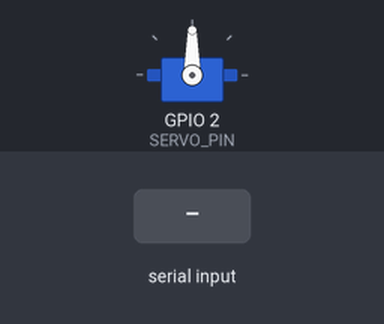
A sketch run on a simulated ESP32. On the bench: servo. The inputs (shaded band) are chosen by the test bench.

Above: at 1.2 s.
1.3 s: "30,150\n" received over Serial
At 2.1 s:
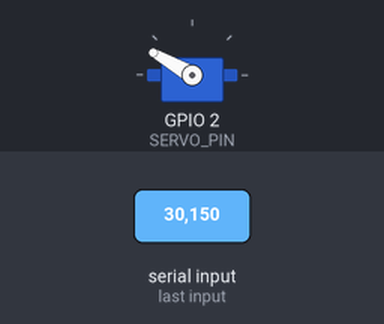
At 2.7 s:
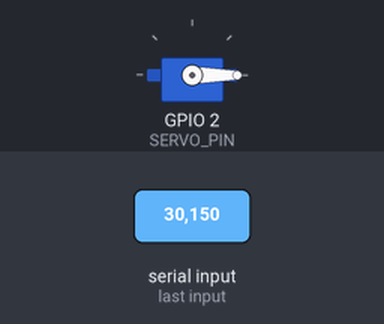
3.8 s: "90,45\n" received over Serial
At 4.5 s:
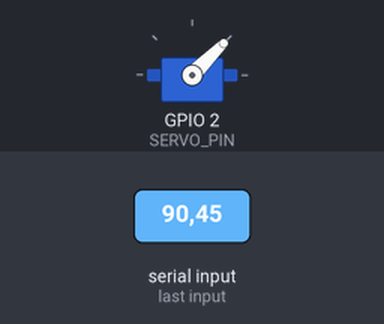
Timing chart, 0 to 6.8 s (numbered marks = the images above; inputs shaded):
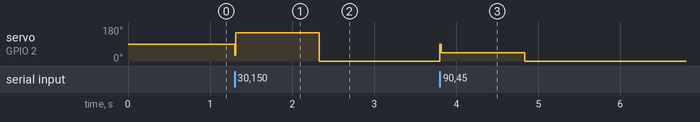

The sketch:

5_15.ino
```cpp
#include <ESP32Servo.h>

#define SERVO_PIN 2

Servo servo;
void setup() {
  servo.attach(SERVO_PIN);
  Serial.begin(9600);
}

void loop() {
  if (Serial.available() > 0) {
    long value = Serial.parseInt();
    if (value >= 0 && value <= 180) {
      servo.write((int)value);
      delay(15);
    }
    else {
      Serial.println("Enter a value between 0 and 180");
    }
  }
}
```

Measured:
- after the input at 1.3 s, servo on GPIO 2 (SERVO_PIN): 90° → 150° at once, → 0° 1.0 s later
- after the input at 3.8 s, servo on GPIO 2 (SERVO_PIN): 0° → 45° at once, → 0° 1.0 s later
